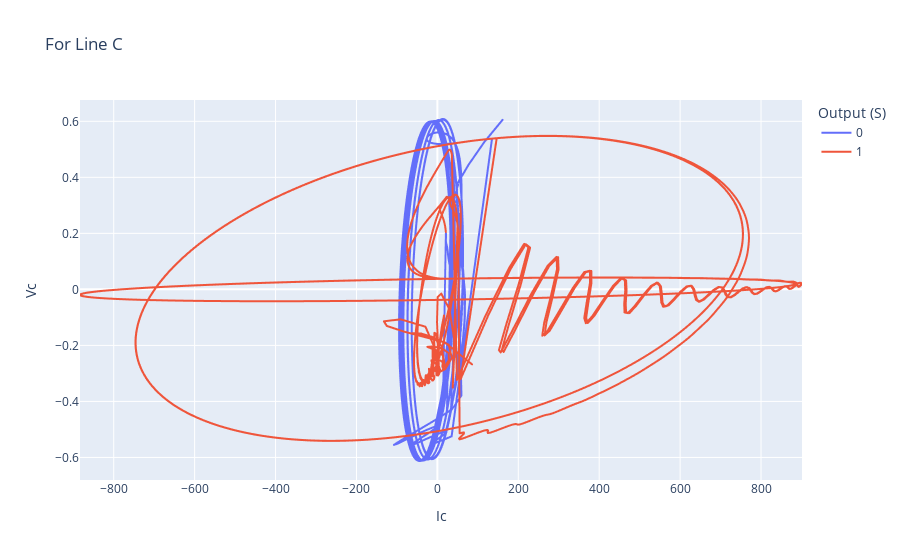

Notebook code for this chart:
### Code cell
fig = px.line(ddtr, x = "Ic", y = "Vc",title="For Line C",  color = "Output (S)")
fig.show()

### Figure 1 — Plotly figure (JSON) as saved in the notebook; plotly's stock layout.template omitted (floating-point values rounded to 4 significant figures; data arrays with more than 128 entries replaced by an {"elided": "..."} marker saying what was removed)
{"data": [{"hovertemplate": "Output (S)=0<br>Ic=%{x}<br>Vc=%{y}<extra></extra>", "legendgroup": "0", "line": {"color": "#636efa", "dash": "solid"}, "marker": {"symbol": "circle"}, "mode": "lines", "name": "0", "showlegend": true, "type": "scattergl", "x": {"elided": "6505 float values"}, "xaxis": "x", "y": {"elided": "6505 float values"}, "yaxis": "y"}, {"hovertemplate": "Output (S)=1<br>Ic=%{x}<br>Vc=%{y}<extra></extra>", "legendgroup": "1", "line": {"color": "#EF553B", "dash": "solid"}, "marker": {"symbol": "circle"}, "mode": "lines", "name": "1", "showlegend": true, "type": "scattergl", "x": {"elided": "5496 float values"}, "xaxis": "x", "y": {"elided": "5496 float values"}, "yaxis": "y"}], "layout": {"legend": {"title": {"text": "Output (S)"}, "tracegroupgap": 0}, "title": {"text": "For Line C"}, "xaxis": {"anchor": "y", "domain": [0, 1], "title": {"text": "Ic"}}, "yaxis": {"anchor": "x", "domain": [0, 1], "title": {"text": "Vc"}}}}
